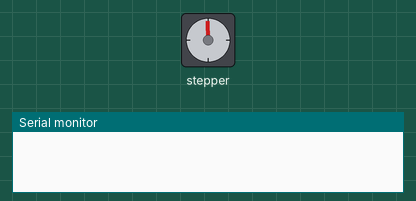
Recording of a sketch running on a simulated Arduino Uno, built with avr-gcc and run on an emulated ATmega328P. Parts: stepper motor, the last lines printed to the serial monitor. Wiring (inferred from the names in the program): stepper motor driver (200 steps per turn assumed): step pin 2; direction pin 5.

Above: at 0.15 s.
At 9.88 s:
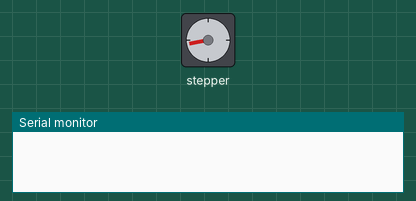
At 19.92 s:
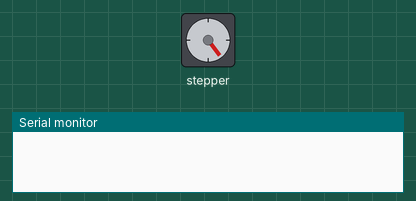
At 39.68 s:
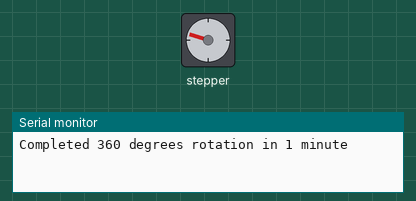
Timing chart, 0 to 40.0 s (numbered marks = the images above):
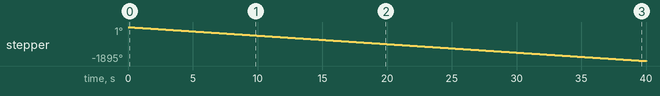

Measured:
- by itself, stepper: keeps turning counter-clockwise at about 47°/s

The sketch:

Chase_March30.ino
```cpp
const int stepPin = 2;
const int dirPin = 5;

// Define variables for controlling rotation speed
const unsigned long targetRotationTime = 60000; // Target rotation time in milliseconds (1 minute)
const int stepsPerRevolution = 200; // Number of steps per full revolution
unsigned long stepDelay = targetRotationTime / stepsPerRevolution; // Calculate delay between steps

void setup(void) {
    pinMode(stepPin, OUTPUT);
    pinMode(dirPin, OUTPUT);
    // We'll send debugging information via the Serial monitor
    Serial.begin(9600);
}

void loop(void) {
    // Set the direction of rotation
    digitalWrite(dirPin, LOW); // or LOW for opposite direction

    // Generate steps to move the stepper motor
    for (int i = 0; i < 800; i++) {
        digitalWrite(stepPin, HIGH);
        delay(18); // Ensure a minimum pulse width (adjust as needed)
        digitalWrite(stepPin, LOW);
        delay(20); // Adjust this delay for the desired rotation speed
    }
// delay(1000);
    // Optional: Send debugging information via Serial
    Serial.println("Completed 360 degrees rotation in 1 minute");
}
```
